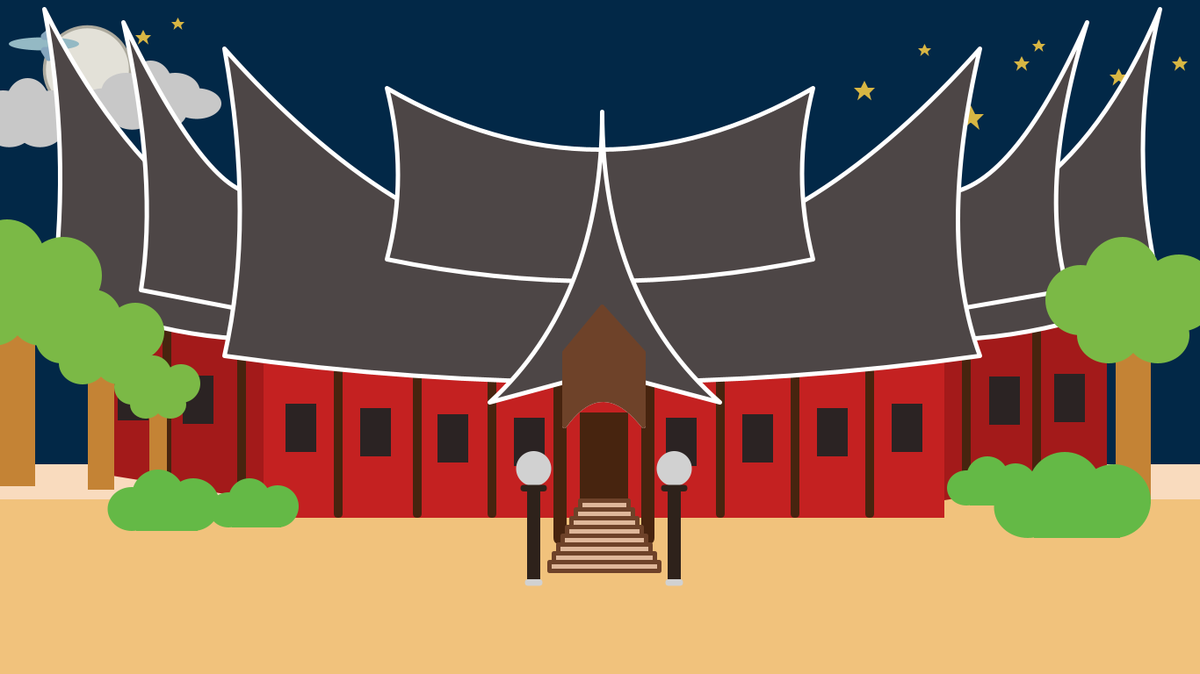
Frame 1 (no input)
Frame 60 (the mouse pressed at the canvas centre just before this capture): identical to frame 1, image omitted
Frame 120 (the mouse held since frame 60 and released just before this capture): identical to frame 1, image omitted

The Processing sketch that drew this single still picture (run headless with seeded random() and noise(); from frame 60 on, the mouse is pressed at the canvas centre):

// Processing sketch: Scene_Rumah_Gadang
// ── Scene_Rumah_Gadang.pde
// Scene Rumah Aceh

int xM = 30;
int yM = 10;

Rumah rumahGadang = new RumahGadang();
Properti properti = new Properti();

void setup(){
  size(1366, 768);
}

void draw(){
  background(#022847);
  properti.tanah(0, -95, 0.8);
  properti.bulan(xM, yM, 0.7);
  properti.bintang(100, -50, 1);
  properti.bintang(100, -50, 0.6);
  properti.bintang(150, -50, 0.5);
  properti.bintang(1000, -20, 1);
  properti.bintang(900, -20, 0.8);
  properti.bintang(1000, -20, 0.5);
  properti.bintang(1100, -20, 0.6);
  properti.bintang(1130, -25, 0.5);
  properti.bintang(1200, -20, 0.7);
  properti.bintang(1280, -20, 0.6);
  properti.awan(70, 20, 0.7, 200);
  properti.awan(-70, 40, 0.7, 200);

  //pesawat
  fill(#94b9c4);
  ellipse(50, 50, 80, 15);
  fill(#86a6be);
  stroke(#86a6be);
  strokeWeight(8);
  strokeJoin(ROUND);
  triangle(50, 41, 60, 41, 55, 37);
  triangle(50, 57, 60, 57, 55, 65);

  rumahGadang.draw(-320, -160, 0, 1);

  properti.pohon(-120, 210, 0.8);
  properti.pohon(10, 300, 0.6);
  properti.pohon(110, 385, 0.4);
  properti.pohon(1150, 230, 0.8);
  properti.semak(100, 510, 0.5);
  properti.semak(220, 525, 0.4);
  
  properti.semak(1100, 480, 0.7);
  properti.semak(1060, 500, 0.4);

  properti.lampu(550, 520, 0.5);
  properti.lampu(710, 520, 0.5);

  
}

// ── Properti.pde
public class Properti {
  
  public void awan(float x, float y, float s, int warna) {
    pushMatrix();
    
    translate(x, y);
    scale(s);
    
    noStroke();
    fill(warna);
    ellipse(70, 140, 80, 50);
    ellipse(105, 120, 80, 60);
    ellipse(220, 140, 80, 50);
    ellipse(185, 120, 80, 60);
    ellipse(145, 110, 70, 80);
    ellipse(115, 150, 80, 65);
    ellipse(165, 150, 80, 65);
    
    popMatrix();
  }
  
  public void matahari(float x, float y, float s) {
    pushMatrix();
    
    translate(x, y);
    scale(s);
    
    stroke(#eea457);
    fill(#eecc57);
    strokeWeight(5);
    ellipse(100, 100, 140, 140);
    
    popMatrix();
  }
  
  public void bulan(float x, float y, float s) {
    pushMatrix();
    
    translate(x, y);
    scale(s);
    
    stroke(#adaa9e);
    fill(#e3e1d8);
    strokeWeight(5);
    ellipse(100, 100, 140, 140);
    
    popMatrix();
  }
  
  public void pohon(float x, float y, float s) {
    pushMatrix();
    
    translate(x, y);
    scale(s);
    
    noStroke();
    fill(#C48335);
    rect(150, 180, 50, 250);
    fill(123, 185, 70);
    ellipse(100, 140, 100, 100);
    ellipse(160, 110, 110, 120);
    ellipse(240, 130, 110, 110);
    ellipse(140, 190, 90, 80);
    ellipse(210, 190, 90, 80);
    
    popMatrix();
  }
  
  public void bintang(float x, float y, float s) {
    pushMatrix();
    
    translate(x, y);
    scale(s);
    
    noStroke();
    fill(#d8b643);
    rect(100, 150, 10, 10);
    triangle(100, 150, 110, 150, 105, 140);
    triangle(100, 150, 100, 160, 90, 150);
    triangle(110, 150, 110, 160, 120, 150);
    triangle(98, 157, 108, 157, 95, 168);
    triangle(102, 157, 112, 157, 115, 168);
    
    popMatrix();
  }
  
  public void lampu(float x, float y, float s) {
    pushMatrix();
    
    translate(x, y);
    scale(s);
    
    fill(#d1d1d1); //255
    ellipse(115, 28, 80, 80);
    fill(#2e221b);
    rect(100, 80, 30, 200);
    rect(85, 65, 60, 15, 10);
    fill(#d1d1d1);
    rect(95, 280, 40, 15, 100);
    
    popMatrix();
  }
  
  public void tanah(float x, float y, float s){
    pushMatrix();
    
    translate(x, y);
    scale(s);
    
    noStroke();
    fill(#f1c27c);
    rect(0, 830, 1920, 250);
    fill(#f9dbbe);
    rect(0, 780, 1920, 50);
    
    popMatrix();
  }
  
  public void semak(float x, float y, float s){
    pushMatrix();
    
    translate(x, y);
    scale(s);
    
    noStroke();
    fill(100, 185, 70);
    ellipse(160, 110, 120, 120);
    ellipse(100, 140, 110, 100);
    rect(110, 140, 140, 50);
    ellipse(240, 130, 120, 120);
    
    popMatrix();
  }
}

// ── Rumah.pde
public class Rumah {
  
  public Rumah() {
    
  }
  
  public void draw(float x, float y, float z, float s) {
    translate(x, y);
    scale(s);
    
  }
}

public class RumahAceh extends Rumah {
  
  public RumahAceh() {
    
  }
  
  public void draw(float x, float y, float z, float s) {
    pushMatrix();
    
    translate(x, y);
    scale(s);
    
    //atap
    noStroke();
    fill(#b5b3b4);
    triangle(470, 500, 960, 190, 1450, 500);
    fill(#9d6063);
    triangle(490, 500, 960, 210, 1430, 500);
    
    //badan
    fill(#666d73);
    rect(850, 300, 220, 280);
    triangle(580, 460, 850, 460, 850, 295);
    rect(580, 460, 270, 180);
    triangle(1070, 460, 1340, 460, 1070, 295);
    rect(1070, 460, 270, 180);
    pushMatrix();
    fill(#c9a160);
    triangle(840, 300, 960, 230, 1080, 300);
    popMatrix();
    
    //hiasan
    stroke(#c6a27b);
    strokeWeight(5);
    //kanan
    line(830, 420, 830, 325);
    line(810, 420, 810, 335);
    line(790, 420, 790, 345);
    line(770, 420, 770, 357);
    line(750, 420, 750, 370);
    line(730, 420, 730, 382);
    line(710, 420, 710, 395);
    line(690, 420, 690, 410);
    line(670, 420, 670, 420);
    //kiri
    line(1090, 420, 1090, 325);
    line(1110, 420, 1110, 335);
    line(1130, 420, 1130, 345);
    line(1150, 420, 1150, 357);
    line(1170, 420, 1170, 370);
    line(1190, 420, 1190, 382);
    line(1210, 420, 1210, 395);
    line(1230, 420, 1230, 410);
    line(1250, 420, 1250, 420);
    //tengah
    noStroke();
    pushMatrix();
    fill(#c6a27b);
    rect(850, 325, 60, 40);
    rect(930, 325, 60, 40);
    rect(1010, 325, 60, 40);
    popMatrix();
    //kotak biru
    pushMatrix();
    fill(#abbbc4);
    rect(850, 400, 60, 120);
    rect(930, 400, 60, 120);
    rect(1010, 400, 60, 120);
    rect(1100, 460, 60, 120);
    rect(1180, 460, 60, 120);
    rect(1260, 460, 60, 120);
    rect(760, 460, 60, 120);
    rect(680, 460, 60, 120);
    rect(600, 460, 60, 120);
    popMatrix();
    //kotak merah
    pushMatrix();
    fill(#a46656);
    rect(580, 600, 270, 20);
    rect(1070, 600, 270, 20);
    rect(835, 540, 250, 20);
    popMatrix();
    //kain kuning
    beginShape();
    fill(#edcc91);
    rect(580, 605, 270, 5);
    rect(1070, 605, 270, 5);
    rect(835, 545, 250, 5);
    //kiri
    bezier(600, 610, 610, 625, 620, 625, 630, 610);
    bezier(650, 610, 660, 625, 670, 625, 680, 610);
    bezier(700, 610, 710, 625, 720, 625, 730, 610);
    bezier(750, 610, 760, 625, 770, 625, 780, 610);
    bezier(800, 610, 810, 625, 820, 625, 830, 610);
    //tengah
    bezier(850, 550, 860, 565, 870, 565, 880, 550);
    bezier(900, 550, 910, 565, 920, 565, 930, 550);
    bezier(950, 550, 960, 565, 970, 565, 980, 550);
    bezier(1000, 550, 1010, 565, 1020, 565, 1030, 550);
    bezier(1050, 550, 1060, 565, 1070, 565, 1080, 550);
    //kanan
    bezier(1090, 610, 1100, 625, 1110, 625, 1120, 610);
    bezier(1140, 610, 1150, 625, 1160, 625, 1170, 610);
    bezier(1190, 610, 1200, 625, 1210, 625, 1220, 610);
    bezier(1240, 610, 1250, 625, 1260, 625, 1270, 610);
    bezier(1290, 610, 1300, 625, 1310, 625, 1320, 610);
    endShape();
    
    //kaki
    kaki(590, 640);
    kaki(820, 640);
    kaki(1080, 640);
    kaki(1310, 640);
    //bantal
    bantalKaki(590, 760);
    bantalKaki(820, 760);
    bantalKaki(1080, 760);
    bantalKaki(1310, 760);
    
    //tangga
    rect(1160, 640, 10, 135);
    rect(1250, 640, 10, 135);
    anakTangga(650);
    anakTangga(670);
    anakTangga(690);
    anakTangga(710);
    anakTangga(730);
    anakTangga(750);
    
    popMatrix();
  }
  
  void kaki(int x, int y) {
    rect(x, y, 20, 120);
  }
  
  void bantalKaki(int x, int y) {
    fill(#b5b3b4);
    triangle(x, y, x - 15, y + 15, x, y + 15);
    rect(x, y, 20, 15);
    triangle(x + 20, y, x + 35, y + 15, x + 20, y + 15);
  }
  
  void anakTangga(int y) {
    rect(1160, y, 100, 10);
  }
  
}

public class RumahGadang extends Rumah {
  
  public RumahGadang() {
    
  }
  
  public void draw(float x, float y, float z, float s) {
    pushMatrix();
    
    translate(x, y);
    scale(s);
    
    // // badan depan
     noStroke();   
     beginShape();
     fill(196, 33, 33);
     vertex(620, 540);
     vertex(1395, 540);
     vertex(1395, 750);
     vertex(620, 750);
     endShape();
     beginShape();
     noStroke();
     fill(110, 66, 41);
     vertex(620, 750);
       //kakiiiiiiiii
      
      
       vertex(1395, 750);
     endShape();
    
     //,...kiri
     noStroke();
     fill(71, 36, 15);
     rect(700, 560, 10, 190, 30);
     rect(790, 560, 10, 190, 30);
     rect(875, 560, 10, 190, 30);
    
     // kanan
     rect(1135, 560, 10, 190, 30);
     rect(1220, 560, 10, 190, 30);
     rect(1305, 560, 10, 190, 30);
    
    
     // badan samping kiri
     beginShape();
     fill(163, 26, 26);
     vertex(435, 490);
     vertex(620, 490);
     vertex(620, 730);
     vertex(435, 700);
     endShape();
     noStroke();
     fill(71, 36, 15);
     rect(505, 520, 10, 190, 30);
     rect(590, 535, 10, 190, 30);
     // badan samping kanan
     beginShape();
     fill(163, 26, 26);
     vertex(1395, 490);
     vertex(1580, 490);
     vertex(1580, 700);
     vertex(1395, 730);
     endShape();
     noStroke();
     fill(71, 36, 15);
     rect(1415, 535, 10, 190, 30);
     rect(1495, 522, 10, 190, 30);
    
     // jendela kiri
     fill(43, 35, 35);
     rect(454, 584, 35 ,55);
     rect(528, 588, 35 ,55);
     rect(645, 620, 35 ,55);
     rect(730, 625, 35 ,55);
     rect(818, 632, 35 ,55);
     rect(905, 636, 35 ,55);
     // jendela kanan
     rect(1520, 586, 35 ,55);
     rect(1446, 589, 35 ,55);
     rect(1078, 636, 35 ,55);
     rect(1165, 632, 35 ,55);
     rect(1250, 625, 35 ,55);
     rect(1335, 620, 35 ,55);
    
    
     // atap kiri 1
     beginShape();
     fill(77, 70, 70);
     vertex(370, 170);
     quadraticVertex(445, 320, 545, 400);
     vertex(660, 545);
     quadraticVertex(520, 555, 380, 490);
     stroke(#ffffff);
     strokeWeight(5);       
     quadraticVertex(400, 330, 370, 170);   
     endShape();
     // atap kiri 2
     beginShape();
     stroke(#ffffff);
     strokeWeight(5);
     fill(77, 70, 70);
     vertex(460, 185);
     quadraticVertex(555, 380, 610, 380);
     vertex(610, 515);
     vertex(480, 490);
     quadraticVertex(500, 365, 460, 185);
     endShape();
    
     // atap kanan 1
     beginShape();
     stroke(#ffffff);
     strokeWeight(5);
     fill(77, 70, 70);
     vertex(1640, 170);
     quadraticVertex(1576, 320, 1484, 382);
     vertex(1338, 545);
     quadraticVertex(1490, 557, 1640, 490);
     quadraticVertex(1601, 330, 1640, 170);
     endShape();
    
     // atap kanan 2
     beginShape();
     stroke(#ffffff);
     strokeWeight(5);
     fill(77, 70, 70);
     vertex(1557, 185);
     quadraticVertex(1500, 370, 1535, 490);
     vertex(1390, 515);
     vertex(1390, 380);
     quadraticVertex(1470, 380, 1557, 185);
     endShape();
    
     // atap tengah atas
     beginShape();
     stroke(#ffffff);
     strokeWeight(5);
     fill(77, 70, 70);
     vertex(575, 215);
     quadraticVertex(1005, 700, 1435, 215);
     quadraticVertex(1385, 430, 1435, 565);
     quadraticVertex(1005, 625, 575, 565);
     quadraticVertex(610, 410, 575, 215);
     endShape();
    
     // atap tengah atas
     beginShape();
     stroke(#ffffff);
     strokeWeight(5);
     fill(77, 70, 70);
     vertex(760, 260);
     quadraticVertex(1002, 400, 1245, 260);
     quadraticVertex(1220, 357, 1245, 455);
     quadraticVertex(1002, 505, 760, 455);
     quadraticVertex(785, 360, 760, 260);
     endShape();
    
     // tiang pintu
     noStroke();
     fill(71, 36, 15);
     rect(950, 580, 15, 200, 50);
     rect(1050, 580, 15, 200, 50);
     // Pintu
     beginShape();
     noStroke();
     fill(71, 36, 15);
     vertex(980, 630);
     vertex(1035, 630);
     vertex(1035, 730);
     vertex(980, 730);
     endShape();
     // atap segitiga depan
     beginShape();
     stroke(#ffffff);
     strokeWeight(5);
     fill(77, 70, 70);
     vertex(1005, 287);
     quadraticVertex(1005, 500, 1139, 618);
     vertex(1052, 595);
     vertex(1052, 645);
     quadraticVertex(1005, 585, 962, 645);
     vertex(962, 595);
     vertex(877, 618);
     quadraticVertex(1005, 500, 1005, 287);
     endShape();
    
     beginShape();
     stroke(110, 66, 41);
     fill(110, 66, 41);
     vertex(1052, 595);
     vertex(1052, 645);
     quadraticVertex(1005, 585, 962, 645);
     vertex(962, 595);
     vertex(962, 561);
     vertex(1005, 509);
     vertex(1052, 561);
     vertex(1052, 595);
     endShape();
     //tangga
     fill(#dfb79a);
     rect(980, 730, 55, 10);
     rect(975, 740, 65, 10);
     rect(970, 750, 75, 10);
     rect(965, 760, 85, 10);
     rect(960, 770, 95, 10);
     rect(955, 780, 105, 10);
     rect(950, 790, 115, 10);
     rect(945, 800, 125, 10);
    
    popMatrix();
  }
}

public class RumahJateng extends Rumah {
  
  public RumahJateng() {
    
  }
  
  public void draw(float x, float y, float z, float s) {
    pushMatrix();
    
    translate(x, y);
    scale(s);
    
    //atap
    noStroke();
    fill(#824751);
    rect(860, 200, 200, 100);
    triangle(860, 200, 860, 300, 820, 300);
    triangle(1060, 200, 1060, 300, 1100, 300);
    rect(820, 300, 280, 100);
    triangle(820, 300, 820, 400, 550, 400);
    triangle(1100, 300, 1100, 400, 1370, 400);
    fill(#4b1506);
    rect(550, 400, 820, 20);
    
    //badan
    fill(#b47129);
    rect(600, 420, 720, 200);
    fill(#664130);
    rect(600, 620, 720, 50);
    fill(#e4b47f);
    rect(900, 450, 120, 160, 50, 50, 0, 0);
    
    //tangga
    fill(#dfb79a);
    rect(890, 620, 140, 10);
    rect(880, 640, 160, 10);
    rect(860, 660, 200, 10);
    rect(840, 680, 240, 10);
    fill(#362f35);
    rect(890, 630, 140, 10);
    rect(880, 650, 160, 10);
    rect(860, 670, 200, 10);
    rect(840, 690, 240, 10);
    
    //hiasan
    fill(#80523b);
    //kiri
    rect(620, 510, 240, 20);
    rect(630, 450, 40, 45, 70, 70, 0, 0);
    rect(690, 450, 40, 45, 70, 70, 0, 0);
    rect(750, 450, 40, 45, 70, 70, 0, 0);
    rect(810, 450, 40, 45, 70, 70, 0, 0);
    //kanan
    rect(1060, 510, 240, 20);
    rect(1070, 450, 40, 45, 70, 70, 0, 0);
    rect(1130, 450, 40, 45, 70, 70, 0, 0);
    rect(1190, 450, 40, 45, 70, 70, 0, 0);
    rect(1250, 450, 40, 45, 70, 70, 0, 0);
    //bawah
    pushMatrix();
    noFill();
    stroke(#80523b);
    strokeWeight(5);
    rect(630, 550, 40, 45, 70, 70, 0, 0);
    rect(690, 550, 40, 45, 70, 70, 0, 0);
    rect(750, 550, 40, 45, 70, 70, 0, 0);
    rect(810, 550, 40, 45, 70, 70, 0, 0);
    rect(1070, 550, 40, 45, 70, 70, 0, 0);
    rect(1130, 550, 40, 45, 70, 70, 0, 0);
    rect(1190, 550, 40, 45, 70, 70, 0, 0);
    rect(1250, 550, 40, 45, 70, 70, 0, 0);
    popMatrix();
    
    //tiang
    noStroke();
    fill(#da8644);
    rect(735, 420, 30, 280);
    rect(1155, 420, 30, 280);
    fill(#feeebe);
    rect(730, 690, 40, 15);
    rect(1150, 690, 40, 15);
    rect(730, 660, 40, 8, 30);
    rect(1150, 660, 40, 8, 30);
    rect(730, 530, 40, 8, 30);
    rect(1150, 530, 40, 8, 30);
    
    popMatrix();
  }
}

public class RumahPapua extends Rumah {
  
  public RumahPapua() {
    
  }
  
  public void draw(float x, float y, float z, float s) {
    pushMatrix();
    
    translate(x, y);
    scale(s);
    
    // badan objek
    noStroke();
    fill(255,255,0);
    rect(627, 564, 590, 247, 0, 0, 130, 130);
    fill(255,255,255);
    
    beginShape();
    fill(#ffffff);
    vertex(663,788);
    quadraticVertex(922, 930, 1180, 788);
    endShape();
    
    //badan objek, kayu-kayu
    //kiri
    fill(#895C24);
    kayu(627, 564, 15, 190);
    fill(#C48335);
    kayu(642, 564, 20, 200);
    fill(#89673D);
    kayu(662, 564, 25, 220);
    fill(#C48335);
    kayu(687, 564, 30, 240);
    fill(#D6A467);
    kayu(717, 564, 35, 250);
    fill(#895C24);
    kayu(752, 564, 40, 265);
    fill(#D6A467);
    kayu(792, 564, 45, 280);
    
    //kanan
    fill(#895C24);
    kayu(1202, 564, 15, 190);
    fill(#C48335);
    kayu(1182, 564, 20, 200);
    fill(#89673D);
    kayu(1157, 564, 25, 220);
    fill(#C48335);
    kayu(1127, 564, 30, 240);
    fill(#D6A467);
    kayu(1092, 564, 35, 250);
    fill(#895C24);
    kayu(1052, 564, 40, 265);
    fill(#D6A467);
    kayu(1007, 564, 45, 280);
    
    //pfloatu
    fill(#272524);
    kayu(837, 564, 170, 290);
    
    //tali 1
    beginShape();
    noFill();
    stroke(#492200);
    strokeWeight(15);
    vertex(633, 617.5);
    quadraticVertex(733, 680, 833, 625);
    endShape();
    //tali 2
    beginShape();
    noFill();
    stroke(#492200);
    strokeWeight(15);
    vertex(633, 700);
    quadraticVertex(733, 763, 833, 710);
    endShape();
    
    //tali 3
    beginShape();
    noFill();
    stroke(#492200);
    strokeWeight(15);
    vertex(1010, 617.5);
    quadraticVertex(1112, 680, 1210, 625);
    endShape();
    //tali 4
    beginShape();
    noFill();
    stroke(#492200);
    strokeWeight(15);
    vertex(1010, 700);
    quadraticVertex(1112, 763, 1210, 710);
    endShape();
    
    fill(#89673D);
    noStroke();
    //triangle(498, 540, 930, 204, 1321, 566);
    beginShape();
    fill(#B5752D);
    noStroke();
    vertex(490,600);
    quadraticVertex(680, 200, 922, 190);
    quadraticVertex(1112, 200, 1354, 600);
    quadraticVertex(922, 680, 490, 600);
    endShape();
    
    //tali atap
    beginShape();
    noFill();
    stroke(#D6A467);
    strokeWeight(10);
    vertex(700,300);
    quadraticVertex(725, 340, 750, 300);
    quadraticVertex(775, 340, 800, 300);
    quadraticVertex(825, 340, 850, 300);
    quadraticVertex(875, 340, 900, 300);
    quadraticVertex(925, 340, 950, 300);
    quadraticVertex(975, 340, 1000, 300);
    quadraticVertex(1025, 340, 1050, 300);
    quadraticVertex(1075, 340, 1100, 300);
    quadraticVertex(1125, 340, 1120, 300);
    endShape();
    
    beginShape();
    noFill();
    stroke(#D6A467);
    strokeWeight(10);
    vertex(610,400);
    quadraticVertex(635, 440, 660, 400);
    quadraticVertex(685, 440, 710, 400);
    quadraticVertex(735, 440, 760, 400);
    quadraticVertex(785, 440, 810, 400);
    quadraticVertex(835, 440, 860, 400);
    quadraticVertex(885, 440, 910, 400);
    quadraticVertex(935, 440, 960, 400);
    quadraticVertex(985, 440, 1010, 400);
    quadraticVertex(1035, 440, 1060, 400);
    quadraticVertex(1085, 440, 1110, 400);
    quadraticVertex(1135, 440, 1160, 400);
    quadraticVertex(1185, 440, 1210, 400);
    endShape();
    
    beginShape();
    noFill();
    stroke(#D6A467);
    strokeWeight(10);
    vertex(550,500);
    quadraticVertex(575, 540, 600, 500);
    quadraticVertex(625, 540, 650, 500);
    quadraticVertex(675, 540, 700, 500);
    quadraticVertex(725, 540, 750, 500);
    quadraticVertex(775, 540, 800, 500);
    quadraticVertex(825, 540, 850, 500);
    quadraticVertex(875, 540, 900, 500);
    quadraticVertex(925, 540, 950, 500);
    quadraticVertex(975, 540, 1000, 500);
    quadraticVertex(1025, 540, 1050, 500);
    quadraticVertex(1075, 540, 1100, 500);
    quadraticVertex(1125, 540, 1150, 500);
    quadraticVertex(1175, 540, 1200, 500);
    quadraticVertex(1225, 540, 1250, 500);
    quadraticVertex(1275, 540, 1285, 500);
    endShape();
    
    //batu
    fill(#DFDCDA);
    stroke(#C7C3C0);
    strokeWeight(2);
    //kiri
    ellipse(627, 754, 50, 30);
    ellipse(642, 764, 40, 20);
    ellipse(662, 784, 30, 50);
    ellipse(687, 804, 50, 40);
    ellipse(717, 810, 70, 30);
    ellipse(752, 825, 30, 50);
    ellipse(792, 840, 70, 30);
    ellipse(821, 845, 30, 20);
    
    //kanan
    ellipse(1210, 760, 50, 30);
    ellipse(1190, 775, 40, 30);
    ellipse(1160, 790, 30, 50);
    ellipse(1130, 810, 50, 40);
    ellipse(1100, 820, 70, 30);
    ellipse(1070, 820, 30, 50);
    ellipse(1042, 840, 70, 30);
    
    popMatrix();
  }
  
  void kayu(float xawal,float yawal, float lebar, float tinggi) {
    rect(xawal, yawal, lebar, tinggi);
  }
}

public class RumahSulsel extends Rumah {
  
  public RumahSulsel() {
    
  }
  
  public void draw(float x, float y, float z, float s) {
    pushMatrix();
    
    translate(x, y);
    scale(s);
    
    // atap
    beginShape();
    noStroke();
    fill(#76BA99);
    vertex(549.5, 72);
    vertex(562, 58);
    vertex(785, 319);
    // quadraticvertex(titik dilengkungkan, nilai pelengkungan, x akhir, y akhir)
    quadraticVertex(1098, 620, 1373.5, 346);
    vertex(1430, 354);
    quadraticVertex(1312.5, 500, 1337, 670);
    vertex(930, 646);
    endShape(CLOSE); 
    
    // atap genteng
    beginShape();
    noStroke();
    fill(#B09B71);
    vertex(785, 319.5);
    quadraticVertex(1098, 620, 1373.5, 346);
    vertex(1430, 354);
    quadraticVertex(1124.5, 730, 832, 380);
    vertex(785, 319.5); 
    endShape();
    
    
    // depan & badan
    beginShape();
    fill(168, 121, 50);
    vertex(490, 139);
    
    vertex(549.5, 72);
    vertex(930, 638);
    vertex(1337, 670);
    vertex(1300, 688);
    vertex(1285, 791);
    vertex(730, 753);
    vertex(730, 600);
    vertex(701, 638);
    quadraticVertex(745, 500, 490, 139);
    endShape();
    beginShape();
    fill(#603601);
    vertex(490, 139);
    vertex(501.56, 126);
    quadraticVertex(741, 470, 741, 600);
    vertex(741, 600);
    vertex(701, 638);
    quadraticVertex(745, 500, 490, 139);
    endShape();
    // depan
    fill(#603601);
    triangle(490, 139, 562, 58, 528, 37);
    beginShape();
    fill(#603601);
    vertex(535.33, 88);
    vertex(916.5, 638);
    vertex(930, 638);
    vertex(549.56, 72);  
    endShape();
    // kayu didepan
    beginShape();
    fill(#603601);
    vertex(534.69, 179.06);
    vertex(579.45, 150.87);
    vertex(586.38, 161.88);
    vertex(541.62, 190.06);
    endShape();
    beginShape();
    fill(#603601);
    vertex(579.19, 247.79);
    vertex(586.57, 258.49);
    vertex(631.76, 227.33);
    vertex(624.38, 216.62);
    endShape();
    beginShape();
    fill(#603601);
    vertex(619.9, 311.54);
    vertex(627.28, 322.24);
    vertex(674.57, 289.62);
    vertex(667.19, 278.92);
    endShape();
    beginShape();
    fill(#603601);
    vertex(653.39, 367.03);
    vertex(660.78, 377.73);
    vertex(712.24, 343.62);
    vertex(704.86, 332.92);
    endShape();
    beginShape();
    fill(#603601);
    vertex(710, 489.07);
    vertex(705, 510);
    vertex(798.01, 455);
    vertex(792.76, 440);
    endShape();
    
    // ENDATAP
    
    
    
    // BADAN RUMAH
    
    // jendela
    beginShape();
    fill(#603601);
    vertex(968, 674);
    vertex(1024, 678);
    vertex(1024, 724);
    vertex(968, 720);
    endShape();
    beginShape();
    fill(#603601);
    vertex(1058, 680);
    vertex(1114, 684);
    vertex(1114, 731);
    vertex(1058, 726);
    endShape();
    beginShape();
    fill(#603601);
    vertex(1145, 688);
    vertex(1201, 692);
    vertex(1201, 738);
    vertex(1145, 734);
    endShape();
    beginShape();
    fill(#603601);
    vertex(1228, 694);
    vertex(1284, 698);
    vertex(1284, 744);
    vertex(1228, 740);
    endShape();
    // ENDJENDELA
    
    
    beginShape();
    noFill();
    stroke(#603601);
    strokeWeight(5);
    vertex(930, 640);
    //vertex(930, 763);
    quadraticVertex(880, 701.5 , 930, 763);
    endShape();
    
    
    // KAKI RUMAH
    fill(#603601);
    //kanan
    rect(733, 755, 40, 165, 0, 0, 30, 30);
    rect(995, 773, 40, 150, 0, 0, 30, 30);
    rect(1152, 783, 40, 145, 0, 0, 30, 30);
    //kiri
    rect(933, 769, 40, 170, 0, 0, 30, 30);
    rect(1090, 780, 40, 165, 0, 0, 30, 30);
    rect(1242, 790, 40, 160, 0, 0, 30, 30);
    
    // PfloatU
    fill(#603601);
    noStroke();
    rect(783, 602, 85, 140);
    fill(#FF0B0B);
    ellipse(855, 668, 10,15);
    
    popMatrix();
  }
}
